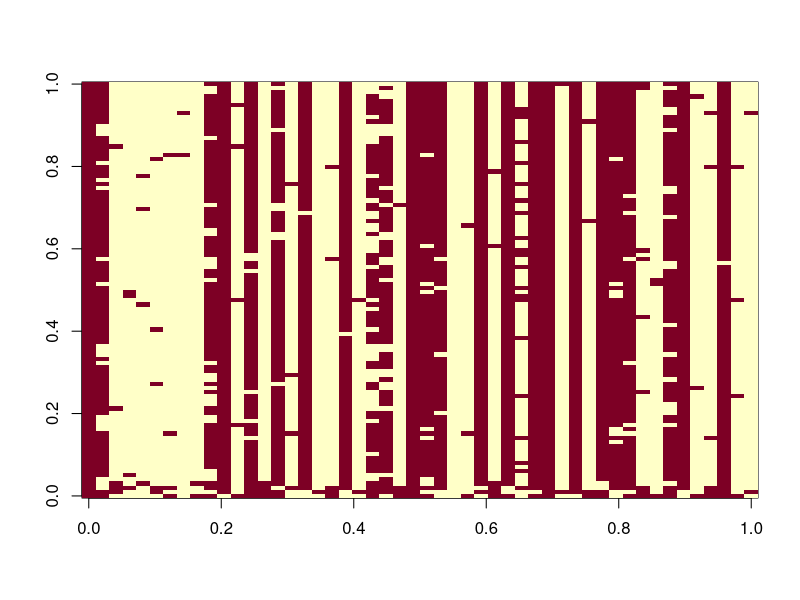

R code for this plot:
## ---- chunk 1
set.seed(321)

# generate from mixture of normals
#' @param n number of samples
#' @param P a 2 by R matrix of allele frequencies
r_simplemix <- function(n,P){
  R <- ncol(P)
  #simulate z as 1 or 2
  z <- sample(1:2, prob = c(0.5,0.5), size = n, replace = TRUE) 
  x <- matrix(nrow = n, ncol = R)
  for(i in 1:n){
    x[i,] <- rbinom(R, rep(1, R), P[z[i],])
  }
  return(list(x=x, z=z))
}
P <- rbind(c(0.5,0.5,0.5,0.5,0.5,0.5),c(0.001,0.999,0.001,0.999,0.001,0.999))
sim <- r_simplemix(n=50,P)
x <- sim$x
## ---- chunk 2

#' @param x an R vector of data
#' @param P a K by R matrix of allele frequencies
#' @return the log-likelihood for each of the K populations
log_pr_x_given_P <- function(x,P){
  tP <- t(P) #transpose P so tP is R by K
  return(colSums(x*log(tP)+(1-x)*log(1-tP)))
}

normalize <- function(x){return(x/sum(x))} #used in sample_z below

#' @param x an n by R matrix of data
#' @param P a K by R matrix of allele frequencies
#' @return an n vector of group memberships
sample_z <- function(x,P){
  K <- nrow(P)
  loglik_matrix <- apply(x, 1, log_pr_x_given_P, P=P)
  lik_matrix <- exp(loglik_matrix) 
  p.z.given.x <- apply(lik_matrix, 2, normalize) # normalize columns
  z <- rep(0, nrow(x))
  for(i in 1:length(z)){
    z[i] <- sample(1:K, size=1, prob=p.z.given.x[,i], replace=TRUE)
  }
  return(z)
}


#' @param x an n by R matrix of data
#' @param z an n vector of cluster allocations
#' @return a 2 by R matrix of allele frequencies
sample_P <- function(x, z){
  R <- ncol(x)
  P <- matrix(ncol=R,nrow=2)
  for(i in 1:2){
    sample_size <- sum(z==i)
    if(sample_size==0){
      number_of_ones <- rep(0, R) 
    } else {
      number_of_ones <- colSums(x[z==i,])
    }
    P[i,] <- rbeta(R, 1+number_of_ones, 1+sample_size-number_of_ones) 
  }
  return(P)
}

gibbs <- function(x, niter = 100){
  z <- sample(1:2,nrow(x), replace=TRUE)
  res <- list(z = matrix(nrow=niter, ncol=nrow(x)))
  res$z[1,] <- z 
  
  for(i in 2:niter){
    P <- sample_P(x, z)
    z <- sample_z(x, P)
    res$z[i,] <- z
  }
  return(list(res = res, P = P))
}
## ---- chunk 3
  results <- gibbs(x,100)
  table(results$res$z[1,], sim$z)
  table(results$res$z[100,], sim$z)
  image(t(results$res$z))
  results$P
  #results$res$z[1,]
